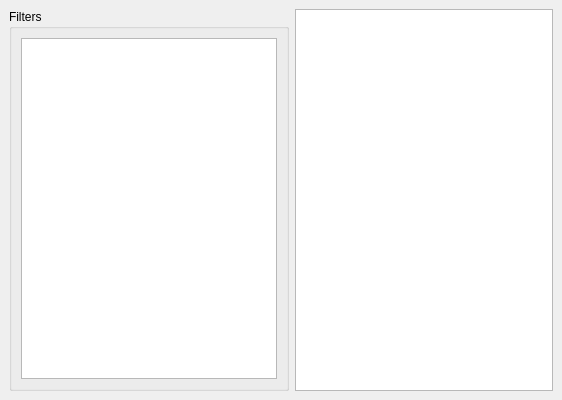
<?xml version="1.0" encoding="UTF-8"?>
<ui version="4.0">
 <class>IdList</class>
 <widget class="QDockWidget" name="IdList">
  <property name="geometry">
   <rect>
    <x>0</x>
    <y>0</y>
    <width>562</width>
    <height>400</height>
   </rect>
  </property>
  <property name="sizePolicy">
   <sizepolicy hsizetype="Maximum" vsizetype="Maximum">
    <horstretch>0</horstretch>
    <verstretch>0</verstretch>
   </sizepolicy>
  </property>
  <property name="minimumSize">
   <size>
    <width>490</width>
    <height>400</height>
   </size>
  </property>
  <property name="baseSize">
   <size>
    <width>400</width>
    <height>400</height>
   </size>
  </property>
  <property name="autoFillBackground">
   <bool>false</bool>
  </property>
  <property name="features">
   <set>QDockWidget::AllDockWidgetFeatures</set>
  </property>
  <property name="windowTitle">
   <string>Id List</string>
  </property>
  <widget class="QWidget" name="dockWidgetContents">
   <layout class="QHBoxLayout" name="horizontalLayout">
    <item>
     <widget class="QGroupBox" name="groupBoxFilter">
      <property name="sizePolicy">
       <sizepolicy hsizetype="Fixed" vsizetype="Preferred">
        <horstretch>0</horstretch>
        <verstretch>0</verstretch>
       </sizepolicy>
      </property>
      <property name="title">
       <string>Filters</string>
      </property>
      <layout class="QVBoxLayout" name="verticalLayout">
       <item>
        <widget class="QTreeView" name="treeViewFilter">
         <property name="sizePolicy">
          <sizepolicy hsizetype="Expanding" vsizetype="Expanding">
           <horstretch>0</horstretch>
           <verstretch>0</verstretch>
          </sizepolicy>
         </property>
         <property name="minimumSize">
          <size>
           <width>100</width>
           <height>0</height>
          </size>
         </property>
         <property name="indentation">
          <number>10</number>
         </property>
        </widget>
       </item>
      </layout>
     </widget>
    </item>
    <item>
     <widget class="QTableView" name="tableView">
      <property name="alternatingRowColors">
       <bool>true</bool>
      </property>
      <property name="sortingEnabled">
       <bool>true</bool>
      </property>
      <attribute name="horizontalHeaderVisible">
       <bool>true</bool>
      </attribute>
      <attribute name="verticalHeaderVisible">
       <bool>false</bool>
      </attribute>
     </widget>
    </item>
   </layout>
  </widget>
 </widget>
 <resources/>
 <connections/>
</ui>
